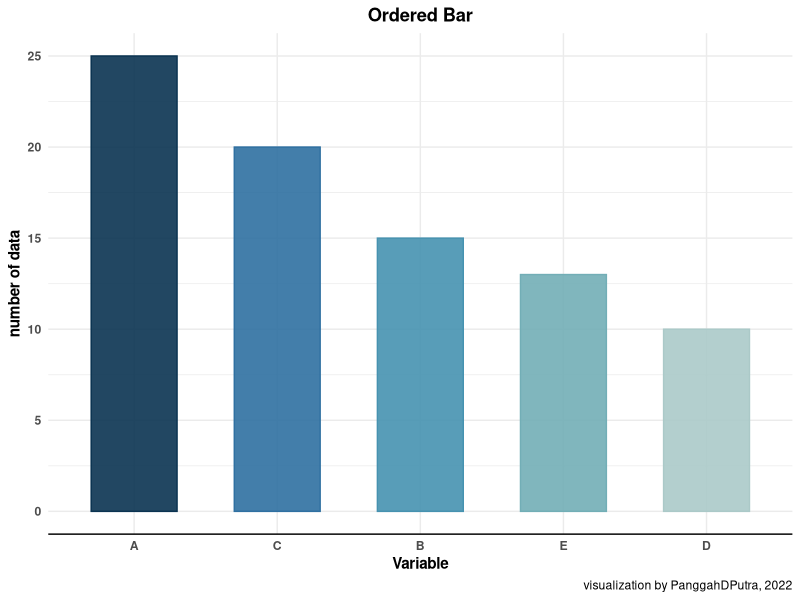
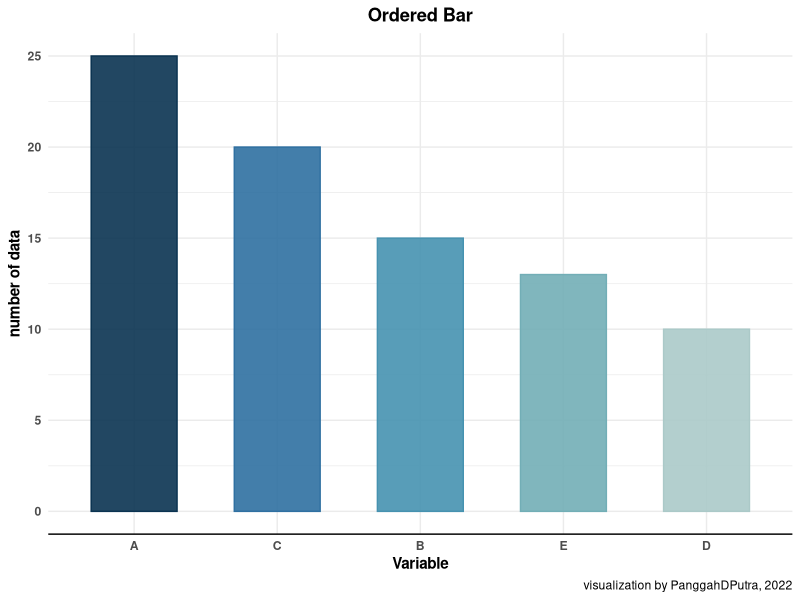

These figures' R source, in order:
#load packages
library(tidyverse)

#data preparation
set.seed(2000)
df1 = tibble(var = 'A', val = rnorm(n = 25, mean = 5.5, sd = 1.5))
df2 = tibble(var = 'B', val = rnorm(n = 15, mean = 4.5, sd = 1.0))
df3 = tibble(var = 'C', val = rnorm(n = 20, mean = 5.0, sd = 1.0))
df4 = tibble(var = 'D', val = rnorm(n = 10, mean = 4.0, sd = 0.5))
df5 = tibble(var = 'E', val = rnorm(n = 13, mean = 5.0, sd = 1.5))

data_vis <- rbind(df1, df2, df3, df4, df5) %>%
  mutate(Variable = as_factor(var),
         value = round(val, 2),
         dummy_col = "oke") %>%
  select(Variable, value, dummy_col)

palette_ranking <- c("#0a3351", "#2f70a1", "#4692b0", "#72aeb6", "#abc9c8")

theme_ranking <- theme_minimal() +
  theme(
    plot.title = element_text(hjust = 0.5, face = "bold"),
    plot.subtitle = element_text(hjust = 0.5),
    plot.caption = element_text(hjust = 1),
    axis.title = element_text(face = "bold"),
    axis.text = element_text(face = "bold"),
    axis.line.x.bottom = element_line( linetype = "solid")
  )

#ordered_bar
ordered_bar <- data_vis %>%
  group_by(Variable) %>%
  summarise(number_of_data = n()) %>%
  ggplot(aes(x = reorder(Variable, -number_of_data),
             y = number_of_data,
             color = reorder(Variable, -number_of_data),
             fill = reorder(Variable, -number_of_data))) +
  scale_color_manual(values = palette_ranking, guide = 'none') +
  scale_fill_manual(values = palette_ranking, guide = 'none') +
  theme_ranking +
  geom_col(alpha = .9, width = .6) +
  xlab('Variable') +
  ylab('number of data') +
  labs(title = 'Ordered Bar',
       caption = 'visualization by PanggahDPutra, 2022')

#save plot
ggsave("1_ordered_bar.png", plot(ordered_bar), dpi = 300)
